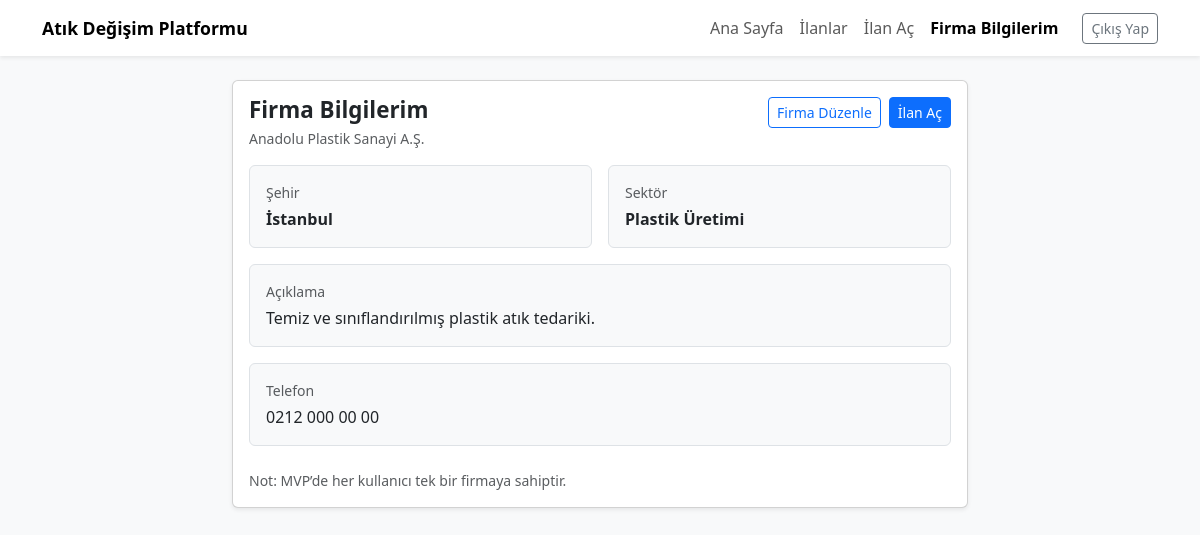
Page /firm (signed in) on the committed database.
### models.py (models this page shows, shortened)
class Firm(db.Model):
    __tablename__ = "companies"
    id = db.Column(db.Integer, primary_key=True)
    user_id = db.Column(db.Integer, db.ForeignKey("users.id"), nullable=True, unique=True)
    name = db.Column(db.String(200), nullable=False)
    city = db.Column(db.String(100), nullable=False)
    sector = db.Column(db.String(200), nullable=False)
    description = db.Column(db.Text, nullable=True)
    phone = db.Column(db.String(50), nullable=True)
    created_at = db.Column(db.DateTime, default=datetime.utcnow, nullable=False)
    listings = db.relationship("Listing", backref="firm", lazy=True)

### app.py (the view)
    @app.route("/firm")
    @login_required
    def firm_detail():
        firm = Firm.query.filter_by(user_id=current_user.id).first()
        if not firm:
            flash("Önce firma bilgilerinizi oluşturmalısınız.", "warning")
            return redirect(url_for("firm_create"))
        return render_template("firm/detail.html", title="Firma Bilgilerim", firm=firm)

### templates/firm/detail.html
{% extends "base.html" %}
{% block content %}
<div class="row">
  <div class="col-md-8 mx-auto">
    <div class="card shadow-sm">
      <div class="card-body">
        <div class="d-flex flex-wrap align-items-start justify-content-between gap-2 mb-3">
          <div>
            <h2 class="section-title mb-1">Firma Bilgilerim</h2>
            <div class="text-muted small">
              {{ firm.name }}
            </div>
          </div>
          <div class="d-flex gap-2">
            <a href="{{ url_for('firm_edit') }}" class="btn btn-outline-primary btn-sm">
              Firma Düzenle
            </a>
            <a href="{{ url_for('create_listing') }}" class="btn btn-primary btn-sm">
              İlan Aç
            </a>
          </div>
        </div>
        <div class="row g-3">
          <div class="col-md-6">
            <div class="p-3 rounded bg-light border">
              <div class="text-muted small mb-1">Şehir</div>
              <div class="fw-semibold">{{ firm.city }}</div>
            </div>
          </div>
          <div class="col-md-6">
            <div class="p-3 rounded bg-light border">
              <div class="text-muted small mb-1">Sektör</div>
              <div class="fw-semibold">{{ firm.sector }}</div>
            </div>
          </div>
          <div class="col-12">
            <div class="p-3 rounded bg-light border">
              <div class="text-muted small mb-1">Açıklama</div>
              {% if firm.description %}
                <div style="white-space: pre-wrap;">{{ firm.description }}</div>
              {% else %}
                <div class="text-muted">Henüz açıklama eklenmedi.</div>
              {% endif %}
            </div>
          </div>
          <div class="col-12">
            <div class="p-3 rounded bg-light border">
              <div class="text-muted small mb-1">Telefon</div>
              {% if firm.phone %}
                <div style="white-space: pre-wrap;">{{ firm.phone }}</div>
              {% else %}
                <div class="text-muted">Telefon bilgisi eklenmedi.</div>
              {% endif %}
            </div>
          </div>
        </div>
        <div class="mt-4 text-muted small">
          Not: MVP’de her kullanıcı tek bir firmaya sahiptir.
        </div>
      </div>
    </div>
  </div>
</div>
{% endblock %}

### static/style.css (style rules this page uses)
body { font-family: system-ui, -apple-system, BlinkMacSystemFont, "Segoe UI", sans-serif; }
.section-title { font-size: 1.4rem; font-weight: 600; }

### rows in the picture
Firm: name "Anadolu Plastik Sanayi A.Ş.", city "İstanbul", sector "Plastik Üretimi", description "Temiz ve sınıflandırılmış plastik atık tedariki.", phone "0212 000 00 00"
